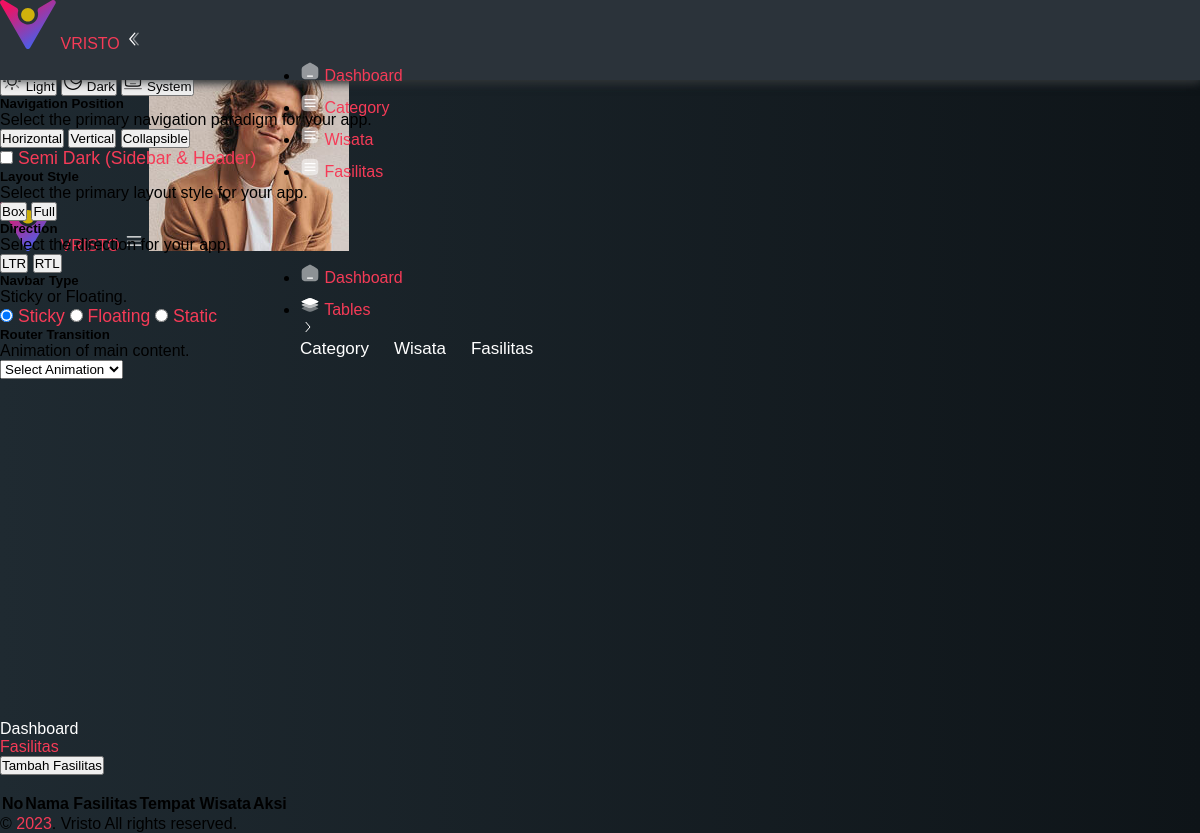
Before: /admin/fasilitas.php with the older database file.
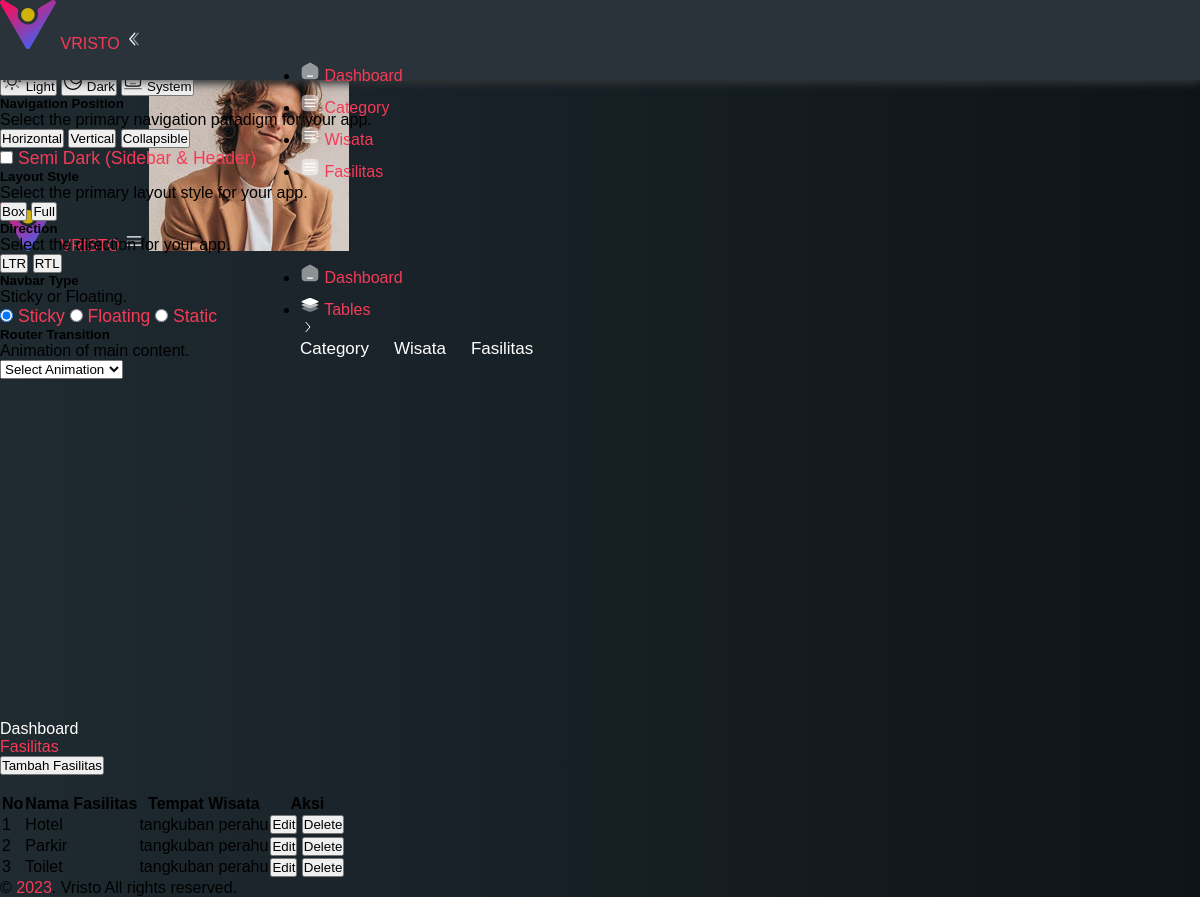
After: the same page with the newer database file.
### tables this page shows
CREATE TABLE `fasilitas` (
  `id` int(11) NOT NULL,
  `nama_fasilitas` varchar(100) NOT NULL,
  `tempat_wisata_id` int(11) DEFAULT NULL
);

CREATE TABLE `tempat_wisata` (
  `id` int(11) NOT NULL,
  `nama_tempat` varchar(100) NOT NULL,
  `deskripsi` text DEFAULT NULL,
  `htm` int(11) DEFAULT NULL,
  `kategori_id` int(11) DEFAULT NULL,
  `image` varchar(255) NOT NULL
);

### admin/fasilitas.php (the view, shortened to what the changed rows need)
<?php
include "connection.php";
?>
<!DOCTYPE html>
<html lang="en">
<head>
    <link rel="stylesheet" type="text/css" media="screen" href="assets/css/perfect-scrollbar.min.css" />
    <link rel="stylesheet" href="assets/css/highlight.min.css" />
    <link rel="stylesheet" type="text/css" media="screen" href="assets/css/style.css" />
    <link defer rel="stylesheet" type="text/css" media="screen" href="assets/css/animate.css" />
</head>
<body x-data="main" class="relative overflow-x-hidden font-nunito text-sm font-normal antialiased" :class="[ $store.app.sidebar ? 'toggle-sidebar' : '', $store.app.theme, $store.app.menu, $store.app.layout,$store.app.rtlClass]">
    <div class="main-container min-h-screen text-black dark:text-white-dark" :class="[$store.app.navbar]">
        <div class="main-content">
            <div class="animate__animated p-6" :class="[$store.app.animation]">
                <div x-data="striped">
                    <div class="panel mt-3">
                        <table id="tableAll" class="table-striped table-hover table-bordered table-compact">
                            <thead>
                                <tr>
                                    <th>No</th>
                                    <th>Nama Fasilitas</th>
                                    <th>Tempat Wisata</th>
                                    <th>Aksi</th>
                                </tr>
                            </thead>
                            <tbody>
                                <?php
                                $datafasilitas = mysqli_query($conn, "SELECT f.*, t.nama_tempat FROM fasilitas f
                                JOIN tempat_wisata t ON f.tempat_wisata_id = t.id");
                                $i = 1;
                                while ($ambildata = mysqli_fetch_assoc($datafasilitas)) {
                                    $nama_fasilitas = $ambildata['nama_fasilitas'];
                                    $nama_tempat = $ambildata['nama_tempat'];
                                ?>
                                    <tr>
                                        <td><?= $i++; ?></td>
                                        <td><?= $nama_fasilitas; ?></td>
                                        <td><?= $nama_tempat; ?></td>
                                        <td class="flex flex-wrap gap-2">
                                            <button type="button" class="btn btn-warning btn-sm">Edit</button>
                                            <button type="button" class="btn btn-danger btn-sm">Delete</button>
                                        </td>
                                    </tr>
                                <?php
                                };
                                ?>
                            </tbody>
                        </table>
                    </div>
                </div>
            </div>
        </div>
    </div>
</body>
</html>

Changed rows visible on the page:
added fasilitas: nama_fasilitas "Hotel", tempat_wisata.nama_tempat "tangkuban perahu"
added fasilitas: nama_fasilitas "Parkir", tempat_wisata.nama_tempat "tangkuban perahu"
added fasilitas: nama_fasilitas "Toilet", tempat_wisata.nama_tempat "tangkuban perahu"
